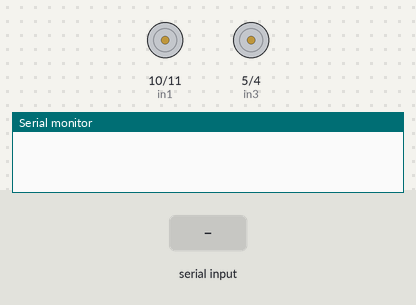
Simulated run of this sketch. Board: Arduino Uno, built with avr-gcc and run on an emulated ATmega328P. Parts: motor-driver pin pairs drawn as motors (green arrow = first pin HIGH = forward, orange = second pin HIGH = backward, longer = more drive, scaled by the enable pin), the last lines printed to the serial monitor. The test bench sets the inputs (shaded band).

Above: at 1.2 s.
1.3 s: "A" received over Serial
At 2.5 s:
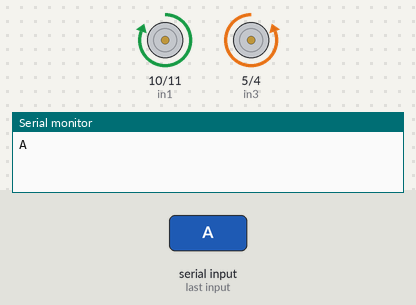
2.8 s: "S" received over Serial
At 3.9 s:
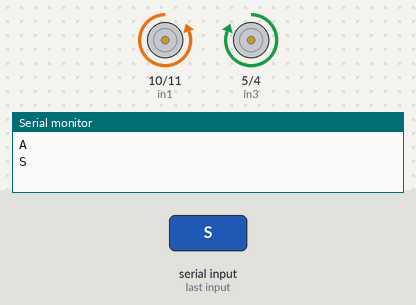
4.3 s: "1" received over Serial
At 5.1 s:
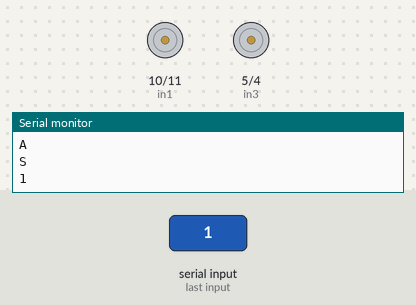
5.8 s: "S" received over Serial
At 6.2 s:
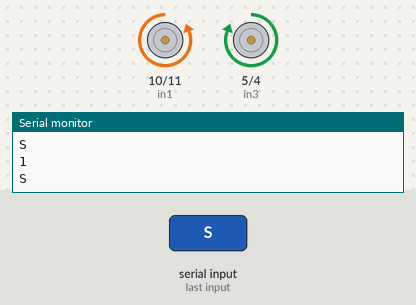
7.3 s: "A" received over Serial
At 8.5 s:
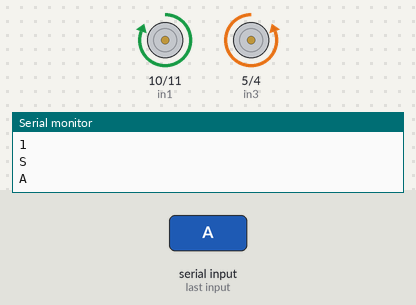
8.8 s: "0" received over Serial
At 9.7 s:
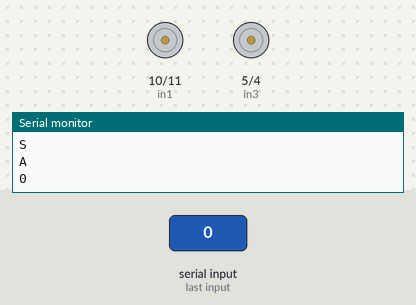
Timing chart, 0 to 11.3 s (numbered marks = the images above; inputs shaded):
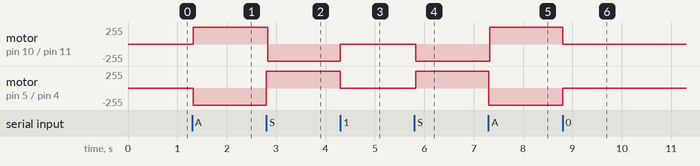

Measured:
- after the input at 1.3 s, motor on pin 10 (in1) / pin 11 (in2): stopped → forward 255/255 at once; motor on pin 5 (in3) / pin 4 (in4): stopped → backward 255/255 at once
- after the input at 2.8 s, motor on pin 10 (in1) / pin 11 (in2): forward 255/255 → backward 255/255 at once; motor on pin 5 (in3) / pin 4 (in4): backward 255/255 → forward 255/255 at once
- after the input at 4.3 s, motor on pin 10 (in1) / pin 11 (in2): backward 255/255 → stopped at once; motor on pin 5 (in3) / pin 4 (in4): forward 255/255 → stopped at once
- after the input at 5.8 s, motor on pin 10 (in1) / pin 11 (in2): stopped → backward 255/255 at once; motor on pin 5 (in3) / pin 4 (in4): stopped → forward 255/255 at once
- after the input at 7.3 s, motor on pin 10 (in1) / pin 11 (in2): backward 255/255 → forward 255/255 at once; motor on pin 5 (in3) / pin 4 (in4): forward 255/255 → backward 255/255 at once
- after the input at 8.8 s, motor on pin 10 (in1) / pin 11 (in2): forward 255/255 → stopped at once; motor on pin 5 (in3) / pin 4 (in4): backward 255/255 → stopped at once

The sketch:

Tugas5_slave.ino
```cpp
// C++ code
//
const int PWM1 = 3;
const int in4 = 4;
const int in3 = 5;

const int PWM2 = 9;
const int in1 = 10;
const int in2 = 11;

void setup()
{
  Serial.begin(9600);
  pinMode(PWM1, OUTPUT);
  pinMode(in4, OUTPUT);
  pinMode(in3, OUTPUT);

  pinMode(PWM2, OUTPUT);
  pinMode(in1, OUTPUT);
  pinMode(in2, OUTPUT);

}

void maju(){

 digitalWrite(in4, LOW);
 digitalWrite(in3, HIGH);
 analogWrite(PWM1, 255);
 delay(25);

 digitalWrite(in1, LOW);
 digitalWrite(in2, HIGH);
 analogWrite(PWM2, 255);
 delay(25);
}
void mundur(){
 digitalWrite(in4, HIGH);
 digitalWrite(in3, LOW);
 analogWrite(PWM1, 255);
 delay(25);

 digitalWrite(in1, HIGH);
 digitalWrite(in2, LOW);
 analogWrite(PWM2, 255);
 delay(25);
}
void berhenti(){

 digitalWrite(in4, LOW);
 digitalWrite(in3, LOW);
 analogWrite(PWM1, 0);
 delay(25);

 digitalWrite(in1, LOW);
 digitalWrite(in2, LOW);
 analogWrite(PWM2, 0);
 delay(25);
}

void loop()
{
  while(Serial.available()){
    char data = Serial.read();
    Serial.println(data);
    if(data == 'A')
    {
      mundur();
    }else if (data == 'S')
    {
      maju();
    }else{
      berhenti();
    }
  }
}
```
